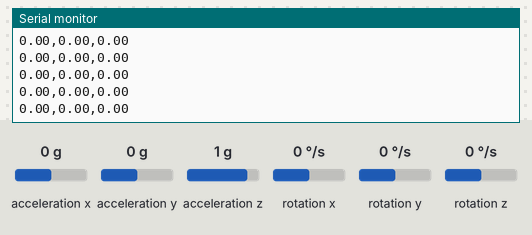
Recording of a sketch running on a simulated Arduino Uno, built with avr-gcc and run on an emulated ATmega328P. On the bench: the last lines printed to the serial monitor. The inputs (shaded band) are chosen by the test bench; at power-on: acceleration x 0 g, acceleration y 0 g, rotation z 0 °/s, acceleration z 1 g, rotation x 0 °/s, rotation y 0 °/s.

Above: at 2.2 s.
2.3 s: acceleration x set to -1.4 g
At 3.2 s:
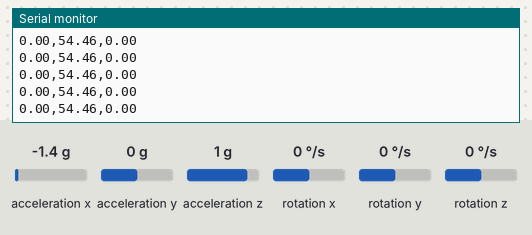
3.8 s: acceleration y set to -1.4 g
At 4.6 s:
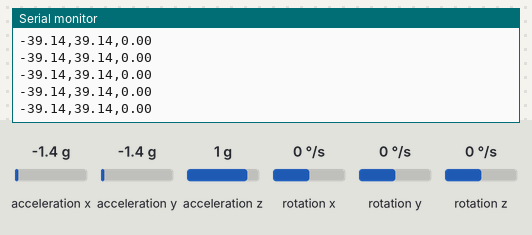
5.3 s: rotation z set to -100 °/s
At 6.4 s:
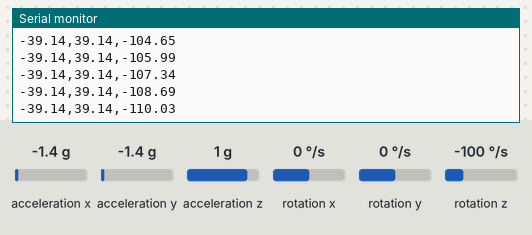
8.3 s: acceleration y set to 0 g
At 9.0 s:
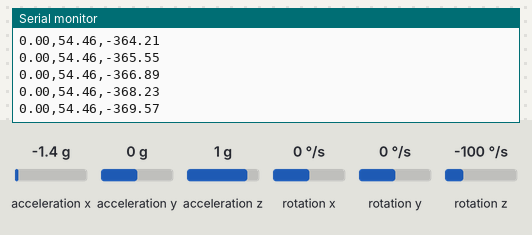
11.3 s: acceleration z set to -1.4 g
At 12.4 s:
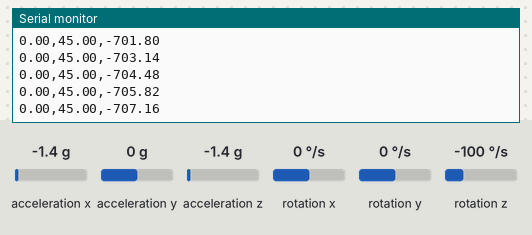
Timing chart, 0 to 13.8 s (numbered marks = the images above; inputs shaded):
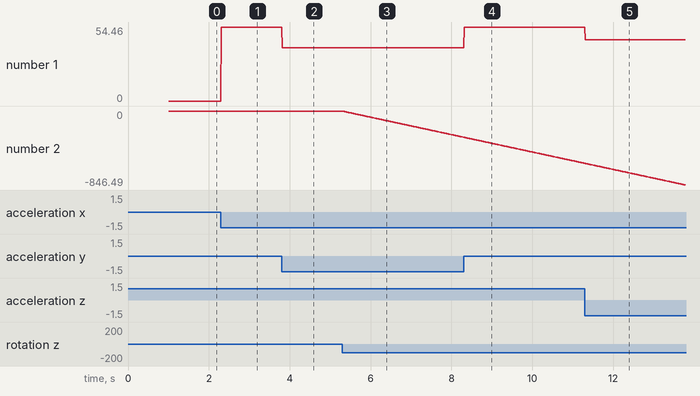

The sketch:

sketch_sep2a.ino
```cpp
#include <Wire.h>
#include <MPU6050_light.h>


MPU6050 mpu(Wire);
float roll, pitch, yaw;


void setup() {
  Serial.begin(115200);   // Start serial communication
  Wire.begin();           // Start I2C communication
  mpu.begin();            // Initialize the MPU6050
  mpu.calcOffsets();      // Calibrate: keep sensor STILL during this!
}


void loop() {
  mpu.update();           // Read latest sensor values
  roll  = mpu.getAngleX();
  pitch = mpu.getAngleY();
  yaw   = mpu.getAngleZ();


  // Send values over USB as: roll,pitch,yaw
  Serial.print(roll);  Serial.print(',');
  Serial.print(pitch); Serial.print(',');
  Serial.println(yaw); // println adds newline at end
  delay(10);            // Wait 10ms before next reading
}
```

Measured:
- after the input at 2.3 s, the serial monitor: prints a new line at once (image 1)
- after the input at 3.8 s, the serial monitor: prints a new line at once (image 2)
- after the input at 5.3 s, the serial monitor: prints a new line at once (image 3)
- plotted number 1: 0 → 54.46 after the input at 2.3 s, 54.46 → 39.14 after the input at 3.8 s
- plotted number 2: 0 → -299.9 after the input at 5.3 s
